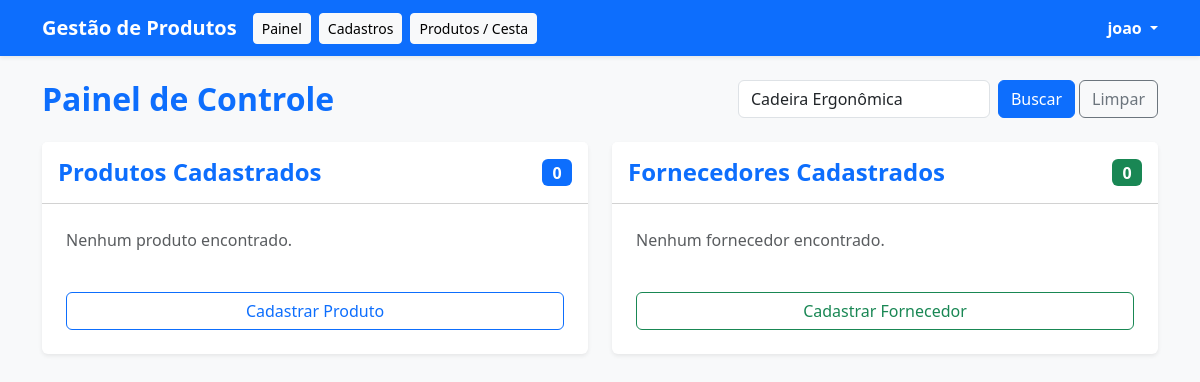
The app's page /SistemaDeGestaoDeProdutos/painel.php?busca=Cadeira Ergonômica (signed in), older data.
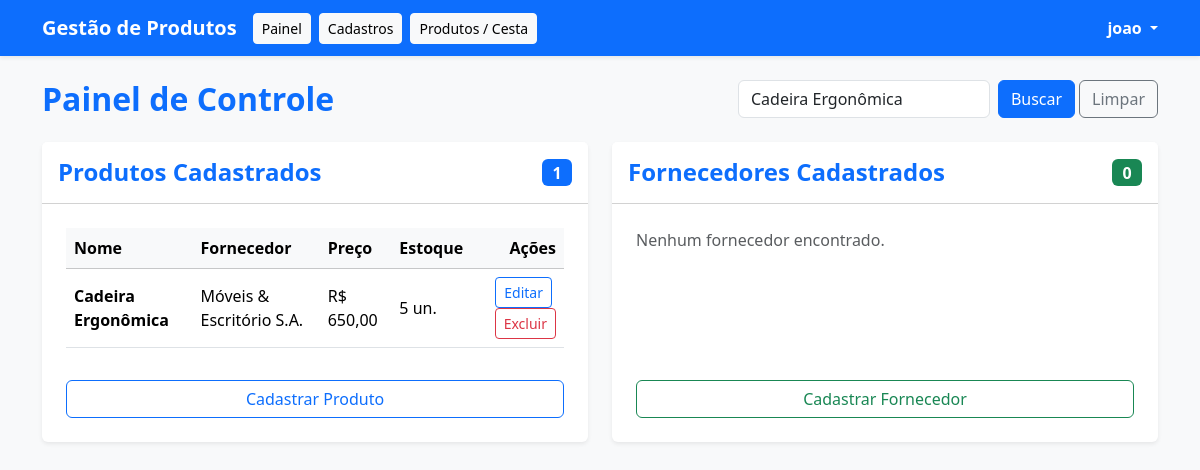
The same page, newer data.
### tables this page shows
CREATE TABLE `produtos` (
  `id` int(11) NOT NULL,
  `nome` varchar(255) NOT NULL,
  `id_fornecedor` int(11) NOT NULL,
  `preco` decimal(10,2) NOT NULL,
  `quantidade` int(11) NOT NULL DEFAULT 0,
  `categoria` varchar(100) DEFAULT NULL,
  `descricao` text DEFAULT NULL,
  `created_at` timestamp NOT NULL DEFAULT current_timestamp()
);

CREATE TABLE `fornecedores` (
  `id` int(11) NOT NULL,
  `nome` varchar(255) NOT NULL,
  `cnpj` varchar(20) NOT NULL,
  `email` varchar(255) DEFAULT NULL,
  `telefone` varchar(20) DEFAULT NULL,
  `created_at` timestamp NOT NULL DEFAULT current_timestamp()
);

### SistemaDeGestaoDeProdutos/painel.php (the view, shortened to what the changed rows need)
<?php
require_once "conexao.php";
$busca = trim($_GET['busca'] ?? '');
try {
    if (!empty($busca)) {
        $stmtProd = $pdo->prepare("SELECT p.*, f.nome AS nome_fornecedor
                                    FROM produtos p
                                    INNER JOIN fornecedores f ON p.id_fornecedor = f.id
                                    WHERE p.nome LIKE :busca OR f.nome LIKE :busca OR p.categoria LIKE :busca
                                    ORDER BY p.id DESC");
        $stmtProd->execute([':busca' => "%$busca%"]);
        $produtos = $stmtProd->fetchAll(PDO::FETCH_ASSOC);
    }
} catch (PDOException $e) {
    $produtos = [];
    $fornecedores = [];
    $todosFornecedores = [];
}
$totalProdutos = count($produtos);
?>
<!DOCTYPE html>
<html lang="pt-br">
<head>
    <link href="https://cdn.jsdelivr.net/npm/bootstrap@5.3.3/dist/css/bootstrap.min.css" rel="stylesheet">
</head>
<body class="bg-light">
    <div class="container mb-5">
        <div class="d-flex justify-content-between align-items-center mb-4 flex-wrap gap-3">
            <h2 class="text-primary fw-bold m-0">Painel de Controle</h2>
        </div>
        <div class="row g-4">
            <div class="col-lg-6">
                <div class="card border-0 shadow-sm h-100">
                    <div class="card-header bg-white py-3 d-flex justify-content-between align-items-center">
                        <h4 class="card-title m-0 text-primary fw-bold">Produtos Cadastrados</h4>
                        <span class="badge bg-primary fs-6"><?php echo $totalProdutos; ?></span>
                    </div>
                    <div class="card-body p-4 d-flex flex-column justify-content-between">
                        <div>
                            <?php if (empty($produtos)): ?>
                                <p class="text-muted mb-4">Nenhum produto encontrado.</p>
                            <?php else: ?>
                                <div class="table-responsive mb-3">
                                    <table class="table table-hover align-middle mb-0">
                                        <thead class="table-light">
                                            <tr>
                                                <th>Nome</th>
                                                <th>Fornecedor</th>
                                                <th>Preço</th>
                                                <th>Estoque</th>
                                                <th class="text-end">Ações</th>
                                            </tr>
                                        </thead>
                                        <tbody>
                                            <?php foreach ($produtos as $p): ?>
                                                <tr>
                                                    <td class="fw-semibold"><?php echo htmlspecialchars($p['nome']); ?></td>
                                                    <td><?php echo htmlspecialchars($p['nome_fornecedor']); ?></td>
                                                    <td>R$ <?php echo number_format($p['preco'], 2, ',', '.'); ?></td>
                                                    <td><?php echo $p['quantidade']; ?> un.</td>
                                                    <td class="text-end">
                                                        <button type="button" class="btn btn-sm btn-outline-primary me-1" data-bs-toggle="modal" data-bs-target="#modalEditProduto<?= $p['id']; ?>">
                                                            Editar
                                                        </button>
                                                        <form action="painel.php" method="POST" class="d-inline" onsubmit="return confirm('Tem certeza que deseja excluir este produto?');">
                                                            <button type="submit" class="btn btn-sm btn-outline-danger">Excluir</button>
                                                        </form>
                                                    </td>
                                                </tr>
                                            <?php endforeach; ?>
                                        </tbody>
                                    </table>
                                </div>
                            <?php endif; ?>
                        </div>
                    </div>
                </div>
            </div>
        </div>
    </div>
</body>
</html>

Row changes from the older to the newer data that the page shows:
added produtos: nome "Cadeira Ergonômica", id_fornecedor.nome "Móveis & Escritório S.A.", preco "650,00", quantidade "5"
Text that changed along with them:
$totalProdutos: "0" → "1"
text no longer shown: "Nenhum produto encontrado."
text now shown: "Nome Fornecedor Preço Estoque Ações"
